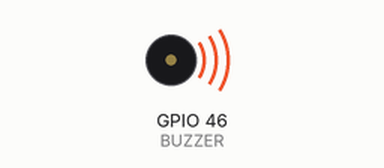
Simulated run of this sketch. Board: ESP32. On the bench: buzzer (waves = sounding, pin HIGH). What the sketch prints to the serial monitor is not drawn.

Above: at 0.15 s.
Timing chart, 0 to 3.0 s (numbered marks = the images above):
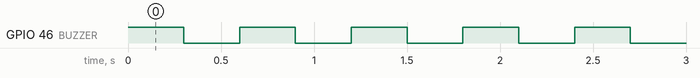

Measured:
- by itself, GPIO 46 (BUZZER): alternates HIGH for 0.30 s and LOW for 0.30 s

The sketch:

buzzer.ino
```cpp
#define BUZZER 46

void taskBuzzer(void *pvParameters) {
  while (1) {
    digitalWrite(BUZZER, HIGH);
    Serial.print("Buzzer task running on Core: ");
    Serial.println(xPortGetCoreID());
    delay(300);
    digitalWrite(BUZZER, LOW);
    delay(300);
  }
}

void setup() {
  Serial.begin(115200);
  pinMode(BUZZER, OUTPUT);

  // Core 0
  //xTaskCreatePinnedToCore(taskBuzzer, "taskBuzzer_Core0", 1000, NULL, 1, NULL, 0);

  // Core 1
  xTaskCreatePinnedToCore(taskBuzzer, "taskBuzzer_Core1", 1000, NULL, 1, NULL, 1);
}

void loop() {}
```
